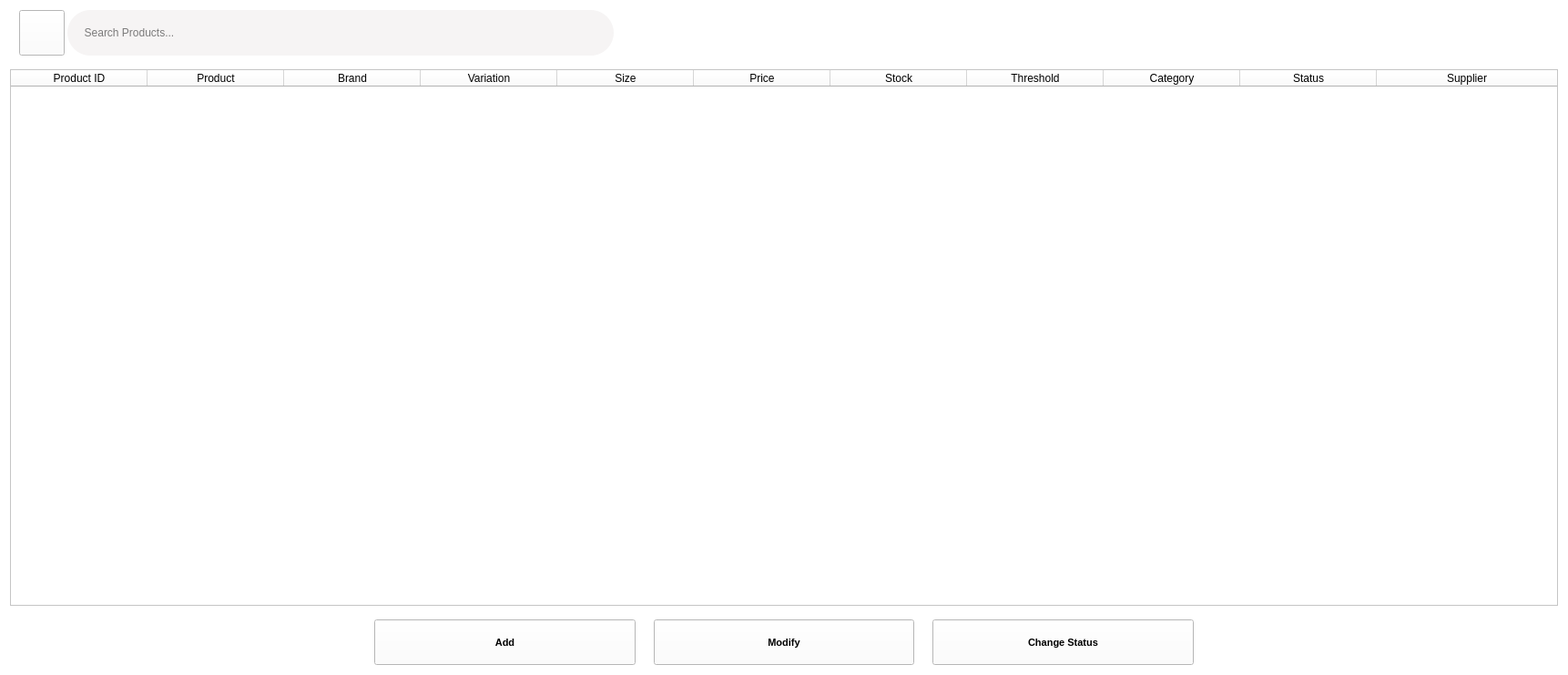
<?xml version="1.0" encoding="UTF-8"?>
<ui version="4.0">
 <class>ProductsTab</class>
 <widget class="QWidget" name="ProductsTab">
  <property name="geometry">
   <rect>
    <x>0</x>
    <y>0</y>
    <width>1722</width>
    <height>741</height>
   </rect>
  </property>
  <property name="windowTitle">
   <string>Products</string>
  </property>
  <property name="styleSheet">
   <string notr="true">background-color:#fff;</string>
  </property>
  <layout class="QGridLayout" name="gridLayout">
   <item row="0" column="0">
    <layout class="QVBoxLayout" name="verticalLayout">
     <property name="spacing">
      <number>15</number>
     </property>
     <item>
      <layout class="QHBoxLayout" name="horizontalLayout_2">
       <property name="spacing">
        <number>3</number>
       </property>
       <item>
        <spacer name="horizontalSpacer_2">
         <property name="orientation">
          <enum>Qt::Horizontal</enum>
         </property>
         <property name="sizeType">
          <enum>QSizePolicy::Fixed</enum>
         </property>
         <property name="sizeHint" stdset="0">
          <size>
           <width>10</width>
           <height>20</height>
          </size>
         </property>
        </spacer>
       </item>
       <item>
        <widget class="QPushButton" name="search_button">
         <property name="minimumSize">
          <size>
           <width>50</width>
           <height>50</height>
          </size>
         </property>
         <property name="maximumSize">
          <size>
           <width>50</width>
           <height>50</height>
          </size>
         </property>
         <property name="font">
          <font>
           <family>Segoe UI</family>
           <pointsize>14</pointsize>
           <weight>50</weight>
           <italic>false</italic>
           <bold>false</bold>
           <strikeout>false</strikeout>
          </font>
         </property>
         <property name="mouseTracking">
          <bool>true</bool>
         </property>
         <property name="tabletTracking">
          <bool>true</bool>
         </property>
         <property name="layoutDirection">
          <enum>Qt::LeftToRight</enum>
         </property>
         <property name="styleSheet">
          <string notr="true">QPushButton {
 background-color: #f6f4f4;
border-radius:25px;
color:black;
;
}
QPushButton#quit_button {
   background-color: green;
}
QPushButton::pressed {
background-color: #fff;
}
QpushButton{
border: 2px solid #555;
    border-radius: 20px;
    border-style: outset;
border-width:200px;

}
QPushButton:hover {
   background-color: #81cdc6;
   transition: background-color 0.5s cubic-bezier(0.4, 0, 0.2, 1);
color:#fff;
}

shoppingbag:hover{
color:#fff;
background-repeat:no-repeat;
}

border:none;
</string>
         </property>
         <property name="text">
          <string/>
         </property>
         <property name="icon">
          <iconset resource="logo.qrc">
           <normaloff>:/search/search.png</normaloff>:/search/search.png</iconset>
         </property>
         <property name="iconSize">
          <size>
           <width>20</width>
           <height>20</height>
          </size>
         </property>
        </widget>
       </item>
       <item>
        <widget class="QLineEdit" name="search_input">
         <property name="minimumSize">
          <size>
           <width>300</width>
           <height>50</height>
          </size>
         </property>
         <property name="maximumSize">
          <size>
           <width>600</width>
           <height>75</height>
          </size>
         </property>
         <property name="layoutDirection">
          <enum>Qt::LeftToRight</enum>
         </property>
         <property name="styleSheet">
          <string notr="true">border-radius:25px;
padding-right:10px;
padding-left:10px;
background-color:#f6f4f4;
</string>
         </property>
         <property name="text">
          <string/>
         </property>
         <property name="cursorPosition">
          <number>0</number>
         </property>
         <property name="dragEnabled">
          <bool>false</bool>
         </property>
         <property name="placeholderText">
          <string>  Search Products...</string>
         </property>
         <property name="cursorMoveStyle">
          <enum>Qt::LogicalMoveStyle</enum>
         </property>
        </widget>
       </item>
       <item>
        <spacer name="horizontalSpacer_4">
         <property name="orientation">
          <enum>Qt::Horizontal</enum>
         </property>
         <property name="sizeHint" stdset="0">
          <size>
           <width>40</width>
           <height>20</height>
          </size>
         </property>
        </spacer>
       </item>
      </layout>
     </item>
     <item>
      <widget class="QTableWidget" name="tableWidget">
       <property name="font">
        <font>
         <pointsize>10</pointsize>
        </font>
       </property>
       <property name="styleSheet">
        <string notr="true"/>
       </property>
       <attribute name="horizontalHeaderMinimumSectionSize">
        <number>100</number>
       </attribute>
       <attribute name="horizontalHeaderDefaultSectionSize">
        <number>150</number>
       </attribute>
       <attribute name="horizontalHeaderShowSortIndicator" stdset="0">
        <bool>false</bool>
       </attribute>
       <attribute name="horizontalHeaderStretchLastSection">
        <bool>true</bool>
       </attribute>
       <column>
        <property name="text">
         <string>Product ID</string>
        </property>
        <property name="background">
         <color>
          <red>0</red>
          <green>0</green>
          <blue>0</blue>
         </color>
        </property>
       </column>
       <column>
        <property name="text">
         <string>Product</string>
        </property>
       </column>
       <column>
        <property name="text">
         <string>Brand</string>
        </property>
       </column>
       <column>
        <property name="text">
         <string>Variation</string>
        </property>
       </column>
       <column>
        <property name="text">
         <string>Size</string>
        </property>
       </column>
       <column>
        <property name="text">
         <string>Price</string>
        </property>
       </column>
       <column>
        <property name="text">
         <string>Stock</string>
        </property>
       </column>
       <column>
        <property name="text">
         <string>Threshold</string>
        </property>
       </column>
       <column>
        <property name="text">
         <string>Category</string>
        </property>
       </column>
       <column>
        <property name="text">
         <string>Status</string>
        </property>
       </column>
       <column>
        <property name="text">
         <string>Supplier</string>
        </property>
       </column>
      </widget>
     </item>
     <item>
      <layout class="QHBoxLayout" name="horizontalLayout">
       <property name="spacing">
        <number>20</number>
       </property>
       <property name="leftMargin">
        <number>290</number>
       </property>
       <property name="rightMargin">
        <number>290</number>
       </property>
       <item>
        <spacer name="horizontalSpacer">
         <property name="orientation">
          <enum>Qt::Horizontal</enum>
         </property>
         <property name="sizeType">
          <enum>QSizePolicy::Fixed</enum>
         </property>
         <property name="sizeHint" stdset="0">
          <size>
           <width>110</width>
           <height>20</height>
          </size>
         </property>
        </spacer>
       </item>
       <item>
        <widget class="QPushButton" name="add_button">
         <property name="minimumSize">
          <size>
           <width>175</width>
           <height>50</height>
          </size>
         </property>
         <property name="maximumSize">
          <size>
           <width>350</width>
           <height>60</height>
          </size>
         </property>
         <property name="font">
          <font>
           <family>Segoe UI</family>
           <pointsize>8</pointsize>
           <weight>75</weight>
           <bold>true</bold>
           <strikeout>false</strikeout>
          </font>
         </property>
         <property name="mouseTracking">
          <bool>true</bool>
         </property>
         <property name="tabletTracking">
          <bool>true</bool>
         </property>
         <property name="layoutDirection">
          <enum>Qt::LeftToRight</enum>
         </property>
         <property name="styleSheet">
          <string notr="true">QPushButton {
 background-color: #10cc94;
border-radius:12px;
color:#fff;
}
QPushButton#quit_button {
   background-color: green;
}
QPushButton::pressed {
background-color: #fff;
}
QpushButton{
border: 2px solid #555;
    border-radius: 20px;
    border-style: outset;
border-width:200px;
    
}
QPushButton:hover {
   background-color: #0a9c73;
   transition: background-color 0.5s cubic-bezier(0.4, 0, 0.2, 1);
}

border:none;
</string>
         </property>
         <property name="text">
          <string>Add</string>
         </property>
         <property name="icon">
          <iconset>
           <normaloff>:/new/Shop/Shoppingcart.png</normaloff>:/new/Shop/Shoppingcart.png</iconset>
         </property>
         <property name="iconSize">
          <size>
           <width>22</width>
           <height>22</height>
          </size>
         </property>
        </widget>
       </item>
       <item>
        <widget class="QPushButton" name="modify_button">
         <property name="minimumSize">
          <size>
           <width>175</width>
           <height>50</height>
          </size>
         </property>
         <property name="maximumSize">
          <size>
           <width>350</width>
           <height>60</height>
          </size>
         </property>
         <property name="font">
          <font>
           <family>Segoe UI</family>
           <pointsize>8</pointsize>
           <weight>75</weight>
           <bold>true</bold>
           <strikeout>false</strikeout>
          </font>
         </property>
         <property name="mouseTracking">
          <bool>true</bool>
         </property>
         <property name="tabletTracking">
          <bool>true</bool>
         </property>
         <property name="layoutDirection">
          <enum>Qt::LeftToRight</enum>
         </property>
         <property name="styleSheet">
          <string notr="true">QPushButton {
 background-color: #10cc94;
border-radius:12px;
color:#fff;
}
QPushButton#quit_button {
   background-color: green;
}
QPushButton::pressed {
background-color: #fff;
}
QpushButton{
border: 2px solid #555;
    border-radius: 20px;
    border-style: outset;
border-width:200px;
    
}
QPushButton:hover {
   background-color: #0a9c73;
   transition: background-color 0.5s cubic-bezier(0.4, 0, 0.2, 1);
}

border:none;
</string>
         </property>
         <property name="text">
          <string>Modify</string>
         </property>
         <property name="icon">
          <iconset>
           <normaloff>:/new/Shop/Shoppingcart.png</normaloff>:/new/Shop/Shoppingcart.png</iconset>
         </property>
         <property name="iconSize">
          <size>
           <width>22</width>
           <height>22</height>
          </size>
         </property>
        </widget>
       </item>
       <item>
        <widget class="QPushButton" name="changeStatus_button">
         <property name="minimumSize">
          <size>
           <width>175</width>
           <height>50</height>
          </size>
         </property>
         <property name="maximumSize">
          <size>
           <width>350</width>
           <height>60</height>
          </size>
         </property>
         <property name="font">
          <font>
           <family>Segoe UI</family>
           <pointsize>8</pointsize>
           <weight>75</weight>
           <bold>true</bold>
           <strikeout>false</strikeout>
          </font>
         </property>
         <property name="mouseTracking">
          <bool>true</bool>
         </property>
         <property name="tabletTracking">
          <bool>true</bool>
         </property>
         <property name="layoutDirection">
          <enum>Qt::LeftToRight</enum>
         </property>
         <property name="styleSheet">
          <string notr="true">QPushButton {
 background-color: #5698d2;
border-radius:12px;
color:#fff;
}
QPushButton#quit_button {
   background-color: green;
}
QPushButton::pressed {
background-color: #fff;
}
QpushButton{
border: 2px solid #555;
    border-radius: 20px;
    border-style: outset;
border-width:200px;
    
}
QPushButton:hover {
   background-color: #4379a5;
   transition: background-color 0.5s cubic-bezier(0.4, 0, 0.2, 1);
}

border:none;
</string>
         </property>
         <property name="text">
          <string>Change Status</string>
         </property>
         <property name="icon">
          <iconset>
           <normaloff>:/new/Shop/Shoppingcart.png</normaloff>:/new/Shop/Shoppingcart.png</iconset>
         </property>
         <property name="iconSize">
          <size>
           <width>22</width>
           <height>22</height>
          </size>
         </property>
        </widget>
       </item>
       <item>
        <spacer name="horizontalSpacer_3">
         <property name="orientation">
          <enum>Qt::Horizontal</enum>
         </property>
         <property name="sizeType">
          <enum>QSizePolicy::Fixed</enum>
         </property>
         <property name="sizeHint" stdset="0">
          <size>
           <width>110</width>
           <height>20</height>
          </size>
         </property>
        </spacer>
       </item>
      </layout>
     </item>
    </layout>
   </item>
  </layout>
 </widget>
 <resources>
  <include location="logo.qrc"/>
 </resources>
 <connections/>
</ui>
